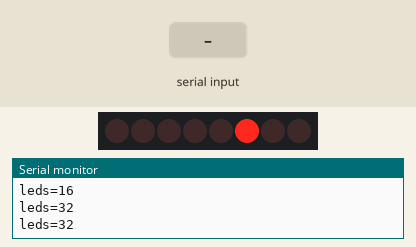
A sketch run on a simulated Arduino Uno, built with avr-gcc and run on an emulated ATmega328P. Shown: 8 shift-register outputs drawn as a row of LEDs (first output left, lit = HIGH), the last lines printed to the serial monitor. Wiring (inferred from the names in the program): shift register (74HC595): data pin 12; shift clock pin 9; latch pin 11. Wiring (inferred from the signals the program sends): row of LEDs: on Q0, Q1, Q2, Q3, Q4, Q5, Q6, Q7. The test bench sets the inputs (shaded band).

Above: at 1.2 s.
1.3 s: "set 90\n" received over Serial
At 1.8 s:
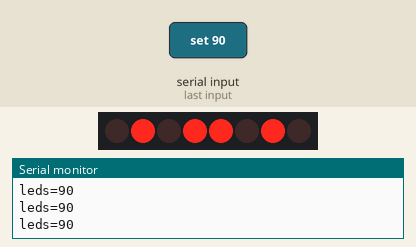
2.8 s: "run\n" received over Serial
At 3.54 s:
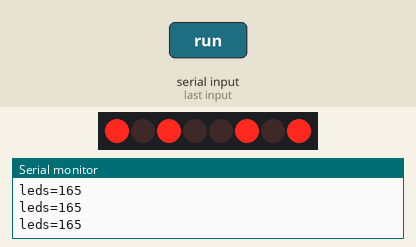
4.9 s: "set ,45\n" received over Serial
At 5.4 s:
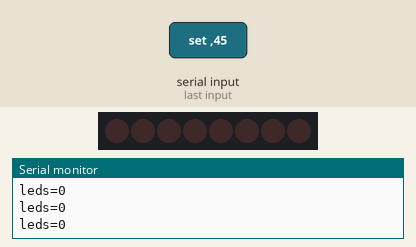
6.4 s: "run\n" received over Serial
At 7.77 s:
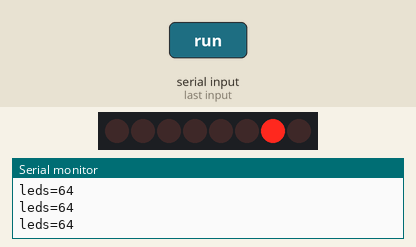
9.3 s: "30,150\n" received over Serial
Timing chart, 0 to 11.8 s (numbered marks = the images above; inputs shaded):
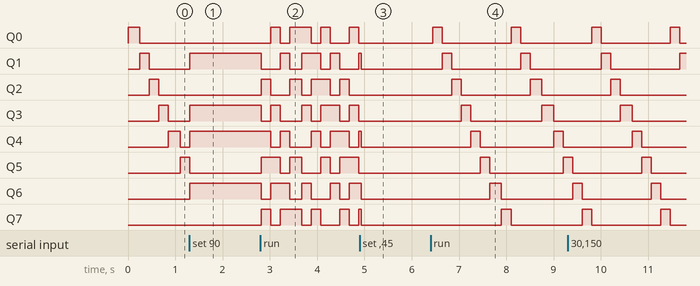

The sketch:

shift595.ino
```cpp
// 74HC595: data D12, clock D9, latch D11. Send "set <0-255>" or "run".
const int DATA = 12, CLOCK = 9, LATCH = 11;
byte leds = 1;
bool running = true;
unsigned long last = 0;

void write595(byte b) {
  digitalWrite(LATCH, LOW);
  shiftOut(DATA, CLOCK, MSBFIRST, b);
  digitalWrite(LATCH, HIGH);
}

void setup() {
  Serial.begin(115200);
  pinMode(DATA, OUTPUT);
  pinMode(CLOCK, OUTPUT);
  pinMode(LATCH, OUTPUT);
}

void loop() {
  if (Serial.available()) {
    String c = Serial.readStringUntil('\n');
    c.trim();
    if (c.startsWith("set ")) { leds = constrain(c.substring(4).toInt(), 0, 255); running = false; }
    if (c == "run") running = true;
  }
  if (running && millis() - last > 200) {
    last = millis();
    leds = (leds << 1) | (leds >> 7);
    if (leds == 0) leds = 1;
  }
  write595(leds);
  Serial.print("leds=");
  Serial.println(leds);
  delay(50);
}
```

Measured:
- after the input at 2.8 s, Q0: LOW → HIGH after 0.22 s, → LOW 0.20 s later, → HIGH 0.20 s later, → LOW 0.45 s later, … (8 changes in this stretch); Q1: HIGH → LOW at once, → HIGH 0.40 s later, → LOW 0.20 s later, → HIGH 0.25 s later, … (8 changes in this stretch)
- after the input at 6.4 s, Q0: alternates HIGH for 0.20 s and LOW for 1.5 s, starting at once; Q1: alternates HIGH for 0.20 s and LOW for 1.5 s, starting after 0.24 s
